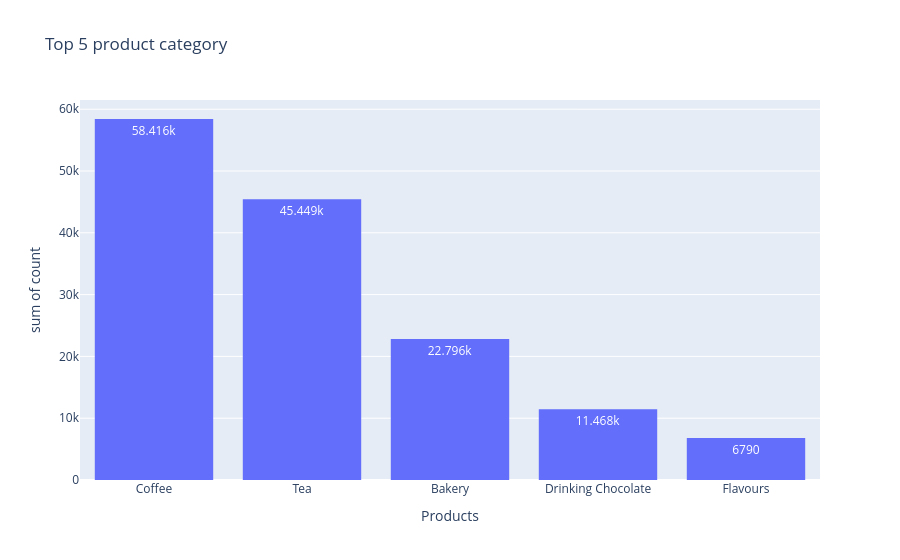

The notebook cell saved with this chart:
### Code cell
# top 5 product category
px.histogram(data_frame=df_popularProduct.head(5), x='product_category', y='count', title= 'Top 5 product category', text_auto=True, labels={'product_category':'Products'}).show()

### Figure 1 — Plotly figure (JSON) as saved in the notebook; plotly's stock layout.template omitted (floating-point values rounded to 4 significant figures)
{"data": [{"bingroup": "x", "histfunc": "sum", "hovertemplate": "Products=%{x}<br>sum of count=%{y}<extra></extra>", "legendgroup": "", "marker": {"color": "#636efa", "pattern": {"shape": ""}}, "name": "", "orientation": "v", "showlegend": false, "texttemplate": "%{value}", "type": "histogram", "x": ["Coffee", "Tea", "Bakery", "Drinking Chocolate", "Flavours"], "xaxis": "x", "y": [58416, 45449, 22796, 11468, 6790], "yaxis": "y"}], "layout": {"barmode": "relative", "legend": {"tracegroupgap": 0}, "title": {"text": "Top 5 product category"}, "xaxis": {"anchor": "y", "domain": [0, 1], "title": {"text": "Products"}}, "yaxis": {"anchor": "x", "domain": [0, 1], "title": {"text": "sum of count"}}}}
